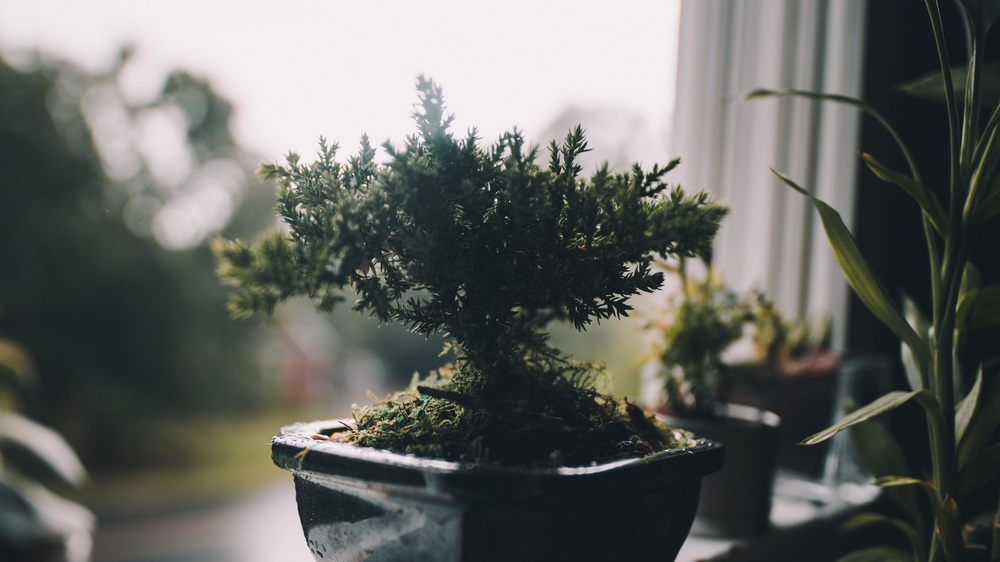
#> input picture classNotes/apr4/bonsai.jpg, 1000 x 562 px, shrunk from 1920 x 1080 before the run, found by its file name
$ python imgToBW.py
#> lines starting #> are read from the running program, lines starting #| are printed output that depends on the picture; after the words box and inside, x2 and y2 are one past the last pixel; in counts of white or black regions, pixels touching at a corner belong together
from PIL import Image

img = Image.open('/home/nabiel/PycharmProjects/Scientific-Computing-using-Python/classNotes/apr4/bonsai.jpg')
#> img is the input picture: PIL image 1000x562 RGB; mean R, G, B 101.9, 103.3, 99.4

def blackAndWhite(image):
    blackPixel = (0,0,0)
    whitePixel = (255, 255, 255)
    width, height = image.size
#> width = 1000; height = 562

    for y in range(height):
        for x in range(width):
            (r,g,b) = image.getpixel((x,y))
            average = (r+g+b) // 3

            if average < 128:
                image.putpixel((x,y), blackPixel)
            else:
                image.putpixel((x,y), whitePixel)
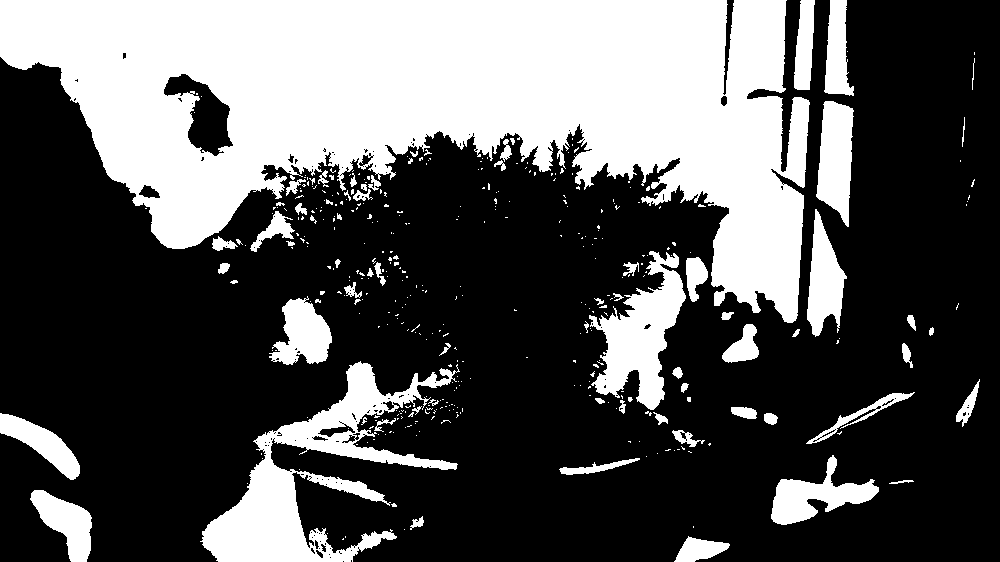
#> image: PIL image 1000x562 RGB; 34% white; 398 white regions (329 under 20 px), largest, box (x1, y1, x2, y2) and area: (0, 0, 810, 323) 139100, (200, 361, 460, 562) 15689, (589, 251, 686, 410) 7012
    return image

bwImage = blackAndWhite(img)
bwImage.show()
